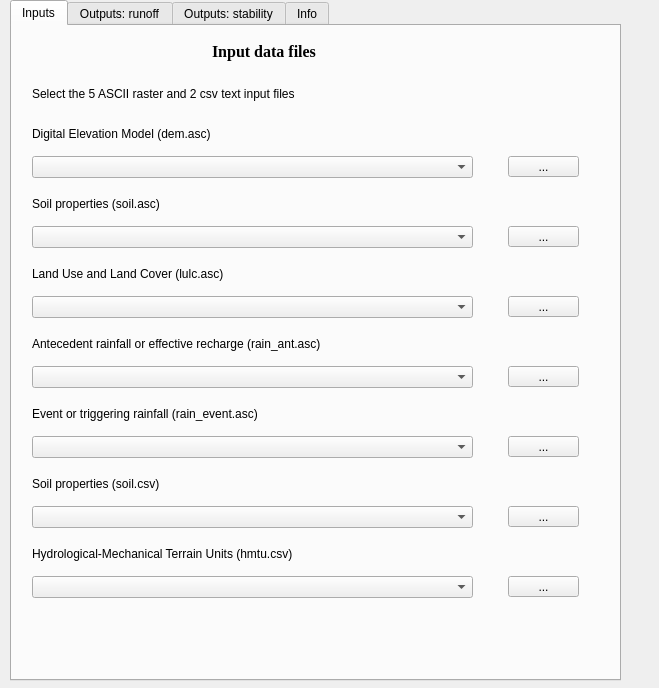
<?xml version="1.0" encoding="UTF-8"?>
<ui version="4.0">
 <class>fslamDialogBase</class>
 <widget class="QDialog" name="fslamDialogBase">
  <property name="geometry">
   <rect>
    <x>0</x>
    <y>0</y>
    <width>659</width>
    <height>688</height>
   </rect>
  </property>
  <property name="windowTitle">
   <string>FSLAM</string>
  </property>
  <widget class="QTabWidget" name="tabWidget">
   <property name="geometry">
    <rect>
     <x>10</x>
     <y>0</y>
     <width>611</width>
     <height>681</height>
    </rect>
   </property>
   <property name="currentIndex">
    <number>0</number>
   </property>
   <widget class="QWidget" name="tab">
    <attribute name="title">
     <string>Inputs</string>
    </attribute>
    <widget class="QLabel" name="label_2">
     <property name="geometry">
      <rect>
       <x>20</x>
       <y>100</y>
       <width>301</width>
       <height>16</height>
      </rect>
     </property>
     <property name="text">
      <string>Digital Elevation Model (dem.asc)</string>
     </property>
    </widget>
    <widget class="QToolButton" name="toolButton_dem_layer">
     <property name="geometry">
      <rect>
       <x>496</x>
       <y>130</y>
       <width>71</width>
       <height>21</height>
      </rect>
     </property>
     <property name="text">
      <string>...</string>
     </property>
    </widget>
    <widget class="QComboBox" name="comboBox_dem_layer">
     <property name="geometry">
      <rect>
       <x>20</x>
       <y>130</y>
       <width>441</width>
       <height>22</height>
      </rect>
     </property>
    </widget>
    <widget class="QLabel" name="label_3">
     <property name="geometry">
      <rect>
       <x>20</x>
       <y>170</y>
       <width>221</width>
       <height>16</height>
      </rect>
     </property>
     <property name="text">
      <string>Soil properties (soil.asc)</string>
     </property>
    </widget>
    <widget class="QToolButton" name="toolButton_soil_layer">
     <property name="geometry">
      <rect>
       <x>496</x>
       <y>200</y>
       <width>71</width>
       <height>21</height>
      </rect>
     </property>
     <property name="text">
      <string>...</string>
     </property>
    </widget>
    <widget class="QComboBox" name="comboBox_soil_layer">
     <property name="geometry">
      <rect>
       <x>20</x>
       <y>200</y>
       <width>441</width>
       <height>22</height>
      </rect>
     </property>
    </widget>
    <widget class="QLabel" name="label_4">
     <property name="geometry">
      <rect>
       <x>20</x>
       <y>240</y>
       <width>281</width>
       <height>16</height>
      </rect>
     </property>
     <property name="text">
      <string>Land Use and Land Cover (lulc.asc)</string>
     </property>
    </widget>
    <widget class="QComboBox" name="comboBox_lulc_layer">
     <property name="geometry">
      <rect>
       <x>20</x>
       <y>270</y>
       <width>441</width>
       <height>22</height>
      </rect>
     </property>
    </widget>
    <widget class="QToolButton" name="toolButton_lulc_layer">
     <property name="geometry">
      <rect>
       <x>496</x>
       <y>270</y>
       <width>71</width>
       <height>21</height>
      </rect>
     </property>
     <property name="text">
      <string>...</string>
     </property>
    </widget>
    <widget class="QLabel" name="label_5">
     <property name="geometry">
      <rect>
       <x>20</x>
       <y>310</y>
       <width>461</width>
       <height>16</height>
      </rect>
     </property>
     <property name="text">
      <string>Antecedent rainfall or effective recharge (rain_ant.asc)</string>
     </property>
    </widget>
    <widget class="QComboBox" name="comboBox_rain_ant">
     <property name="geometry">
      <rect>
       <x>20</x>
       <y>340</y>
       <width>441</width>
       <height>22</height>
      </rect>
     </property>
    </widget>
    <widget class="QToolButton" name="toolButton_rain_ant">
     <property name="geometry">
      <rect>
       <x>496</x>
       <y>340</y>
       <width>71</width>
       <height>21</height>
      </rect>
     </property>
     <property name="text">
      <string>...</string>
     </property>
    </widget>
    <widget class="QLabel" name="label_6">
     <property name="geometry">
      <rect>
       <x>20</x>
       <y>380</y>
       <width>381</width>
       <height>16</height>
      </rect>
     </property>
     <property name="text">
      <string>Event or triggering rainfall (rain_event.asc)</string>
     </property>
    </widget>
    <widget class="QComboBox" name="comboBox_rain_event">
     <property name="geometry">
      <rect>
       <x>20</x>
       <y>410</y>
       <width>441</width>
       <height>22</height>
      </rect>
     </property>
    </widget>
    <widget class="QToolButton" name="toolButton_rain_event">
     <property name="geometry">
      <rect>
       <x>496</x>
       <y>410</y>
       <width>71</width>
       <height>21</height>
      </rect>
     </property>
     <property name="text">
      <string>...</string>
     </property>
    </widget>
    <widget class="QLabel" name="label_8">
     <property name="geometry">
      <rect>
       <x>20</x>
       <y>450</y>
       <width>211</width>
       <height>16</height>
      </rect>
     </property>
     <property name="text">
      <string>Soil properties (soil.csv)</string>
     </property>
    </widget>
    <widget class="QComboBox" name="comboBox_soil_csv">
     <property name="geometry">
      <rect>
       <x>20</x>
       <y>480</y>
       <width>441</width>
       <height>22</height>
      </rect>
     </property>
    </widget>
    <widget class="QToolButton" name="toolButton_soil_csv">
     <property name="geometry">
      <rect>
       <x>496</x>
       <y>480</y>
       <width>71</width>
       <height>21</height>
      </rect>
     </property>
     <property name="text">
      <string>...</string>
     </property>
    </widget>
    <widget class="QLabel" name="label_9">
     <property name="geometry">
      <rect>
       <x>20</x>
       <y>520</y>
       <width>411</width>
       <height>16</height>
      </rect>
     </property>
     <property name="text">
      <string>Hydrological-Mechanical Terrain Units (hmtu.csv)</string>
     </property>
    </widget>
    <widget class="QComboBox" name="comboBox_hmtu_csv">
     <property name="geometry">
      <rect>
       <x>20</x>
       <y>550</y>
       <width>441</width>
       <height>22</height>
      </rect>
     </property>
    </widget>
    <widget class="QToolButton" name="toolButton_hmtu_csv">
     <property name="geometry">
      <rect>
       <x>496</x>
       <y>550</y>
       <width>71</width>
       <height>21</height>
      </rect>
     </property>
     <property name="text">
      <string>...</string>
     </property>
    </widget>
    <widget class="QLabel" name="label_7">
     <property name="geometry">
      <rect>
       <x>20</x>
       <y>60</y>
       <width>421</width>
       <height>16</height>
      </rect>
     </property>
     <property name="text">
      <string>Select the 5 ASCII raster and 2 csv text input files</string>
     </property>
    </widget>
    <widget class="QLabel" name="label_16">
     <property name="geometry">
      <rect>
       <x>200</x>
       <y>10</y>
       <width>151</width>
       <height>31</height>
      </rect>
     </property>
     <property name="font">
      <font>
       <family>Times New Roman</family>
       <pointsize>12</pointsize>
       <weight>75</weight>
       <bold>true</bold>
      </font>
     </property>
     <property name="text">
      <string>Input data files</string>
     </property>
    </widget>
   </widget>
   <widget class="QWidget" name="tab_3">
    <attribute name="title">
     <string>Outputs: runoff</string>
    </attribute>
    <widget class="QLabel" name="label_11">
     <property name="geometry">
      <rect>
       <x>60</x>
       <y>60</y>
       <width>451</width>
       <height>16</height>
      </rect>
     </property>
     <property name="text">
      <string>Runoff modelling for parameter calibration: CN (and Pe)</string>
     </property>
    </widget>
    <widget class="QCheckBox" name="checkBox_Runoff">
     <property name="geometry">
      <rect>
       <x>10</x>
       <y>140</y>
       <width>491</width>
       <height>19</height>
      </rect>
     </property>
     <property name="text">
      <string>Runoff map (as defined by Hürlimann et al. under review)</string>
     </property>
    </widget>
    <widget class="QLabel" name="label_15">
     <property name="geometry">
      <rect>
       <x>10</x>
       <y>100</y>
       <width>261</width>
       <height>16</height>
      </rect>
     </property>
     <property name="text">
      <string>Select if desired output file</string>
     </property>
    </widget>
    <widget class="QLabel" name="label_17">
     <property name="geometry">
      <rect>
       <x>180</x>
       <y>0</y>
       <width>211</width>
       <height>51</height>
      </rect>
     </property>
     <property name="font">
      <font>
       <family>Times New Roman</family>
       <pointsize>12</pointsize>
       <weight>75</weight>
       <bold>true</bold>
      </font>
     </property>
     <property name="text">
      <string>Runoff modelling output</string>
     </property>
    </widget>
    <widget class="QLabel" name="label_24">
     <property name="geometry">
      <rect>
       <x>90</x>
       <y>180</y>
       <width>431</width>
       <height>351</height>
      </rect>
     </property>
     <property name="text">
      <string/>
     </property>
     <property name="pixmap">
      <pixmap resource="resources.qrc">:/plugins/fslam/runoff_icon.png</pixmap>
     </property>
     <property name="scaledContents">
      <bool>true</bool>
     </property>
    </widget>
    <widget class="QLabel" name="label_25">
     <property name="geometry">
      <rect>
       <x>50</x>
       <y>550</y>
       <width>531</width>
       <height>51</height>
      </rect>
     </property>
     <property name="text">
      <string>An example of regional runoff map (Hürlimann et al. under review )</string>
     </property>
    </widget>
   </widget>
   <widget class="QWidget" name="tab_2">
    <attribute name="title">
     <string>Outputs: stability</string>
    </attribute>
    <widget class="QCheckBox" name="checkBox_PoF_final_cond">
     <property name="geometry">
      <rect>
       <x>10</x>
       <y>150</y>
       <width>411</width>
       <height>19</height>
      </rect>
     </property>
     <property name="text">
      <string>PoF after antecedent and event rainfall</string>
     </property>
    </widget>
    <widget class="QCheckBox" name="checkBox_PoF_initial_cond">
     <property name="geometry">
      <rect>
       <x>10</x>
       <y>180</y>
       <width>351</width>
       <height>19</height>
      </rect>
     </property>
     <property name="text">
      <string>PoF after antecedent rainfall</string>
     </property>
    </widget>
    <widget class="QCheckBox" name="checkBox_SF_final_cond">
     <property name="geometry">
      <rect>
       <x>10</x>
       <y>210</y>
       <width>341</width>
       <height>19</height>
      </rect>
     </property>
     <property name="text">
      <string>FS after antecedent and event rainfall</string>
     </property>
    </widget>
    <widget class="QCheckBox" name="checkBox_SF_initial_cond">
     <property name="geometry">
      <rect>
       <x>10</x>
       <y>240</y>
       <width>261</width>
       <height>19</height>
      </rect>
     </property>
     <property name="text">
      <string>FS after antecedent rainfall</string>
     </property>
    </widget>
    <widget class="QCheckBox" name="checkBox_PROB_uncond_stable">
     <property name="geometry">
      <rect>
       <x>10</x>
       <y>270</y>
       <width>511</width>
       <height>19</height>
      </rect>
     </property>
     <property name="text">
      <string>Unconditionally stable cells (Montgomery and Dietrich,1994)</string>
     </property>
    </widget>
    <widget class="QCheckBox" name="checkBox_PROB_uncond_unst">
     <property name="geometry">
      <rect>
       <x>10</x>
       <y>300</y>
       <width>521</width>
       <height>19</height>
      </rect>
     </property>
     <property name="text">
      <string>Unconditionally unstable cells (Montgomery and Dietrich,1994)</string>
     </property>
    </widget>
    <widget class="QCheckBox" name="checkBox_Initial_h_z">
     <property name="geometry">
      <rect>
       <x>10</x>
       <y>330</y>
       <width>351</width>
       <height>19</height>
      </rect>
     </property>
     <property name="text">
      <string>Saturation degree after Pa (ha/z)</string>
     </property>
    </widget>
    <widget class="QCheckBox" name="checkBox_Infiltration">
     <property name="geometry">
      <rect>
       <x>10</x>
       <y>360</y>
       <width>351</width>
       <height>19</height>
      </rect>
     </property>
     <property name="text">
      <string>Part of Pe that infiltrates</string>
     </property>
    </widget>
    <widget class="QCheckBox" name="checkBox_GIS_result">
     <property name="geometry">
      <rect>
       <x>10</x>
       <y>390</y>
       <width>601</width>
       <height>19</height>
      </rect>
     </property>
     <property name="text">
      <string>3 additional topographic rasters (fillsinks, slope, flow accumulation)</string>
     </property>
    </widget>
    <widget class="QCheckBox" name="checkBox_Research">
     <property name="geometry">
      <rect>
       <x>10</x>
       <y>420</y>
       <width>541</width>
       <height>19</height>
      </rect>
     </property>
     <property name="text">
      <string>Extra files of the 3 items defined in Eq 9 of Medina et al 2021</string>
     </property>
    </widget>
    <widget class="QToolButton" name="toolButton_result_output">
     <property name="geometry">
      <rect>
       <x>410</x>
       <y>530</y>
       <width>101</width>
       <height>21</height>
      </rect>
     </property>
     <property name="text">
      <string>...</string>
     </property>
    </widget>
    <widget class="QLineEdit" name="lineEdit">
     <property name="geometry">
      <rect>
       <x>10</x>
       <y>530</y>
       <width>371</width>
       <height>21</height>
      </rect>
     </property>
    </widget>
    <widget class="QToolButton" name="toolButton_run">
     <property name="geometry">
      <rect>
       <x>280</x>
       <y>580</y>
       <width>101</width>
       <height>31</height>
      </rect>
     </property>
     <property name="text">
      <string>run</string>
     </property>
    </widget>
    <widget class="QToolButton" name="toolButton_close">
     <property name="geometry">
      <rect>
       <x>410</x>
       <y>580</y>
       <width>101</width>
       <height>31</height>
      </rect>
     </property>
     <property name="text">
      <string>close</string>
     </property>
    </widget>
    <widget class="QLabel" name="label">
     <property name="geometry">
      <rect>
       <x>10</x>
       <y>50</y>
       <width>481</width>
       <height>21</height>
      </rect>
     </property>
     <property name="text">
      <string>Select the desired output files for the stability modelling</string>
     </property>
    </widget>
    <widget class="QLabel" name="label_10">
     <property name="geometry">
      <rect>
       <x>10</x>
       <y>490</y>
       <width>321</width>
       <height>16</height>
      </rect>
     </property>
     <property name="text">
      <string>Select the path of the output folder</string>
     </property>
    </widget>
    <widget class="QLabel" name="label_18">
     <property name="geometry">
      <rect>
       <x>170</x>
       <y>0</y>
       <width>251</width>
       <height>51</height>
      </rect>
     </property>
     <property name="font">
      <font>
       <family>Times New Roman</family>
       <pointsize>12</pointsize>
       <weight>75</weight>
       <bold>true</bold>
      </font>
     </property>
     <property name="text">
      <string>Stability modelling outputs</string>
     </property>
    </widget>
    <widget class="QLabel" name="label_19">
     <property name="geometry">
      <rect>
       <x>10</x>
       <y>80</y>
       <width>591</width>
       <height>51</height>
      </rect>
     </property>
     <property name="layoutDirection">
      <enum>Qt::LeftToRight</enum>
     </property>
     <property name="text">
      <string>&lt;html&gt;&lt;head/&gt;&lt;body&gt;&lt;p&gt;See Medina et al.(2021) for model description and Guo et al (under review)&lt;/p&gt;&lt;p&gt;for description of each output map&lt;/p&gt;&lt;/body&gt;&lt;/html&gt;</string>
     </property>
    </widget>
   </widget>
   <widget class="QWidget" name="tab_4">
    <attribute name="title">
     <string>Info</string>
    </attribute>
    <widget class="QLabel" name="label_12">
     <property name="geometry">
      <rect>
       <x>240</x>
       <y>0</y>
       <width>101</width>
       <height>41</height>
      </rect>
     </property>
     <property name="font">
      <font>
       <family>Times New Roman</family>
       <pointsize>16</pointsize>
       <weight>75</weight>
       <bold>true</bold>
      </font>
     </property>
     <property name="text">
      <string>FSLAM</string>
     </property>
    </widget>
    <widget class="QLabel" name="label_13">
     <property name="geometry">
      <rect>
       <x>110</x>
       <y>30</y>
       <width>441</width>
       <height>51</height>
      </rect>
     </property>
     <property name="font">
      <font>
       <family>Times New Roman</family>
       <pointsize>12</pointsize>
       <weight>75</weight>
       <italic>true</italic>
       <bold>true</bold>
      </font>
     </property>
     <property name="text">
      <string>Fast Shallow Landslide Assessment Model </string>
     </property>
    </widget>
    <widget class="QLabel" name="label_20">
     <property name="geometry">
      <rect>
       <x>0</x>
       <y>360</y>
       <width>601</width>
       <height>101</height>
      </rect>
     </property>
     <property name="text">
      <string>&lt;html&gt;&lt;head/&gt;&lt;body&gt;&lt;p&gt;(1) Guo et al.(under review): FSLAM: A QGIS plugin for regional runoff &lt;/p&gt;&lt;p&gt;calculation and landslide susceptibility assessment. Environmental &lt;/p&gt;&lt;p&gt;Modelling &amp;amp; Software&lt;/p&gt;&lt;/body&gt;&lt;/html&gt;</string>
     </property>
    </widget>
    <widget class="QLabel" name="label_14">
     <property name="geometry">
      <rect>
       <x>0</x>
       <y>330</y>
       <width>261</width>
       <height>41</height>
      </rect>
     </property>
     <property name="text">
      <string>References cited in the plugin:</string>
     </property>
    </widget>
    <widget class="QLabel" name="label_21">
     <property name="geometry">
      <rect>
       <x>0</x>
       <y>440</y>
       <width>601</width>
       <height>101</height>
      </rect>
     </property>
     <property name="text">
      <string>&lt;html&gt;&lt;head/&gt;&lt;body&gt;&lt;p&gt;(2) Hürlimann et al.(under review): Impacts of future climate and land cover &lt;/p&gt;&lt;p&gt;changes on landslide susceptibility: Regional scale modelling in the&lt;/p&gt;&lt;p&gt;Val d'Aran region (Pyrenees, Spain). Landslides&lt;/p&gt;&lt;/body&gt;&lt;/html&gt;</string>
     </property>
    </widget>
    <widget class="QLabel" name="label_22">
     <property name="geometry">
      <rect>
       <x>0</x>
       <y>510</y>
       <width>601</width>
       <height>101</height>
      </rect>
     </property>
     <property name="text">
      <string>&lt;html&gt;&lt;head/&gt;&lt;body&gt;&lt;p&gt;(3) Medina et al.(2021): Fast physically-based model for rainfall-induced&lt;/p&gt;&lt;p&gt;landslide susceptibility assessment at regional scale. Catena&lt;/p&gt;&lt;/body&gt;&lt;/html&gt;</string>
     </property>
    </widget>
    <widget class="QLabel" name="label_23">
     <property name="geometry">
      <rect>
       <x>0</x>
       <y>570</y>
       <width>601</width>
       <height>101</height>
      </rect>
     </property>
     <property name="text">
      <string>&lt;html&gt;&lt;head/&gt;&lt;body&gt;&lt;p&gt;(4) Montgomery and Dietrich (1994): A physically-based model for the&lt;/p&gt;&lt;p&gt;topographic control on shallow landsliding. Water Resourcs Research &lt;/p&gt;&lt;/body&gt;&lt;/html&gt;</string>
     </property>
    </widget>
    <widget class="QLabel" name="label_26">
     <property name="geometry">
      <rect>
       <x>90</x>
       <y>170</y>
       <width>421</width>
       <height>171</height>
      </rect>
     </property>
     <property name="text">
      <string/>
     </property>
     <property name="pixmap">
      <pixmap resource="resources.qrc">:/plugins/fslam/logo.png</pixmap>
     </property>
     <property name="scaledContents">
      <bool>true</bool>
     </property>
    </widget>
    <widget class="QLabel" name="label_27">
     <property name="geometry">
      <rect>
       <x>10</x>
       <y>80</y>
       <width>591</width>
       <height>111</height>
      </rect>
     </property>
     <property name="text">
      <string>&lt;html&gt;&lt;head/&gt;&lt;body&gt;&lt;p&gt;The plugin integrates a simplified hydrological model and the infinite&lt;/p&gt;&lt;p&gt;slope theory, and can perform runoff and stability modelling during a&lt;/p&gt;&lt;p&gt;short time. Thus it is a useful tool to calibrate parameters and simulate&lt;/p&gt;&lt;p&gt;regional landslide susceptibility. &lt;/p&gt;&lt;p&gt;&lt;br/&gt;&lt;/p&gt;&lt;/body&gt;&lt;/html&gt;</string>
     </property>
    </widget>
   </widget>
  </widget>
 </widget>
 <connections/>
</ui>
